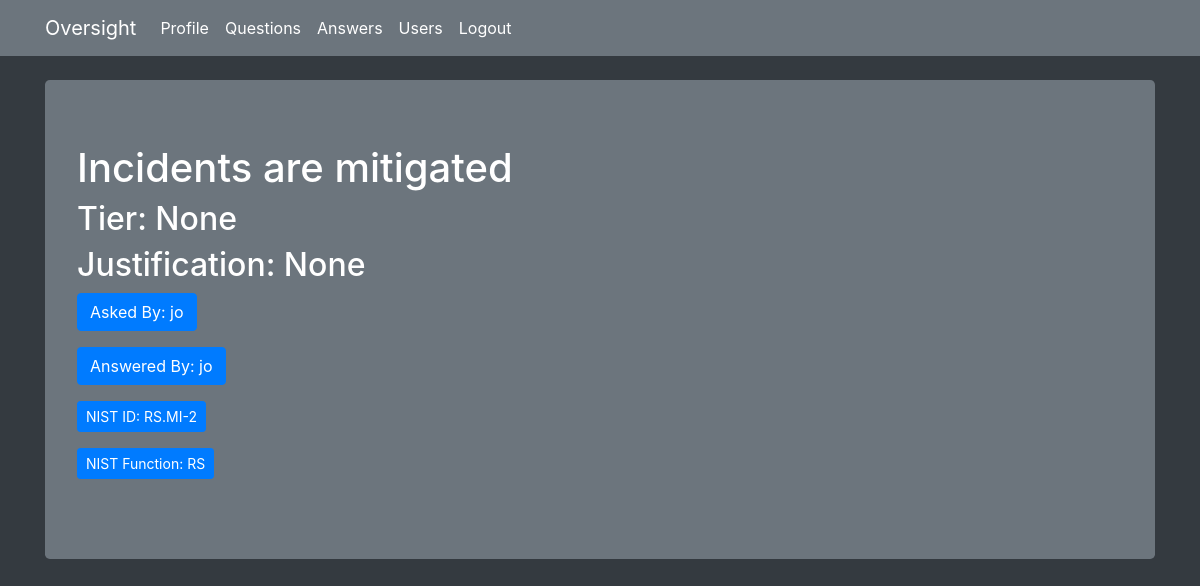
The page /question/99 (signed in) on the database as committed earlier.
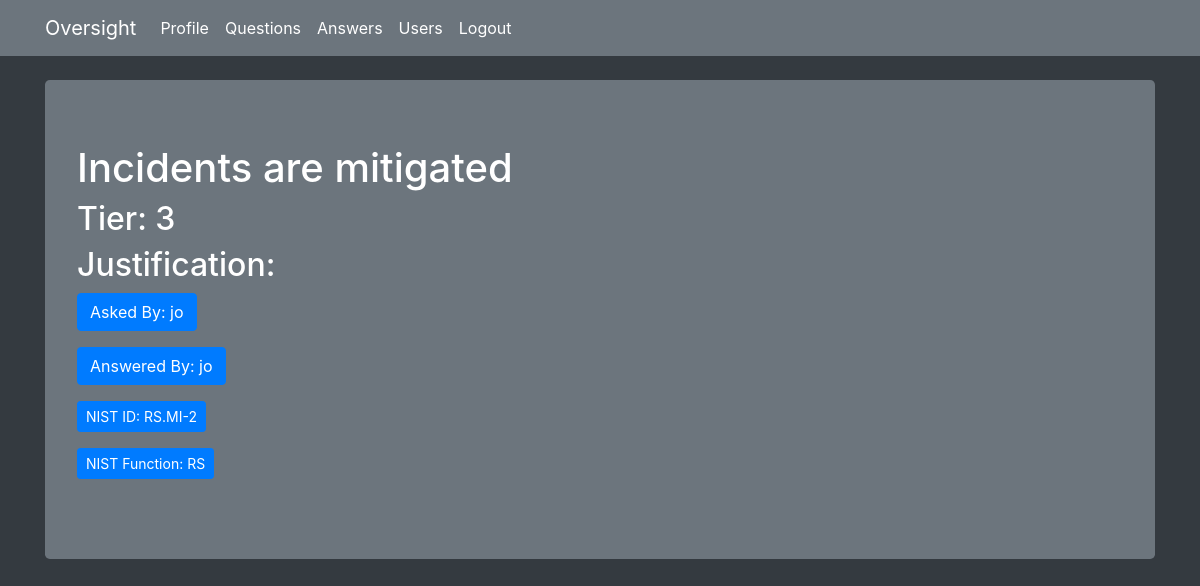
The same page on the database as committed later.
### flaskqa/models.py (models this page shows)
class Question(db.Model):
    id = db.Column(db.Integer, primary_key=True)
    question = db.Column(db.Integer)
    answer = db.Column(db.Integer)
    asked_by_id = db.Column(db.Integer, db.ForeignKey('user.id'))
    expert_id = db.Column(db.Integer, db.ForeignKey('user.id'))
    nist_id = db.Column(db.String)
    nist_function = db.Column(db.String)
    nist_subcategory = db.Column(db.String)
    justification = db.Column(db.Text)

### flaskqa/routes/main.py (the view)
@main.route('/question/<int:question_id>', methods=['GET', 'POST'])
@login_required
def question(question_id):
    if not current_user.expert:
        return redirect(url_for('main.index'))
    question = Question.query.get_or_404(question_id)
    if request.method == 'POST':
        question.answer = request.form['answer']
        db.session.commit()
        return redirect(url_for('main.unanswered'))
    context = {
        'question' : question
    }
    return render_template('question.html', **context)

### flaskqa/__init__.py (called while the page is built)
def create_app(config_file='settings.py'):
    app = Flask(__name__)
    app.config.from_pyfile(config_file)
    app.secret_key = b'\x10\x06@.\xcb\xac\xdb\xa7\xe8\x8d\xedi\x80O\ta.\xcc\x8a\x03&\x10C&'
    db.init_app(app)
    login_manager.init_app(app)
    login_manager.login_view = 'auth.login'
    @login_manager.user_loader
    def user_loader(user_id):
        return User.query.get(user_id)
    app.register_blueprint(main)
    app.register_blueprint(auth)
    app.cli.add_command(create_tables)
    return app

### flaskqa/templates/question.html (shortened to what this page needs)
{% extends 'base.html' %}
{% block content %}
<div class="jumbotron bg-secondary text-white">
        <h1>{{ question.question }}</h1>
        <h2>Tier: {{ question.answer }}</h2>
        <h2>Justification: {{ question.justification }}</h2>
        <p><a class="btn btn-primary btn-md">Asked By: {{ question.asker.name }}</a></p>
        <p><a class="btn btn-primary btn-md">Answered By: {{ question.expert.name }}</a></p>
        <p><a class="btn btn-primary btn-sm">NIST ID: {{ question.nist_id }}</a></p>
        <p><a class="btn btn-primary btn-sm">NIST Function: {{ question.nist_function }}</a></p>
      </div>
{% endblock %}

Rows that differ between the two databases and show on the page:
changed Question "Incidents are mitigated": answer "None" → "3"; justification "None" → (not shown)
